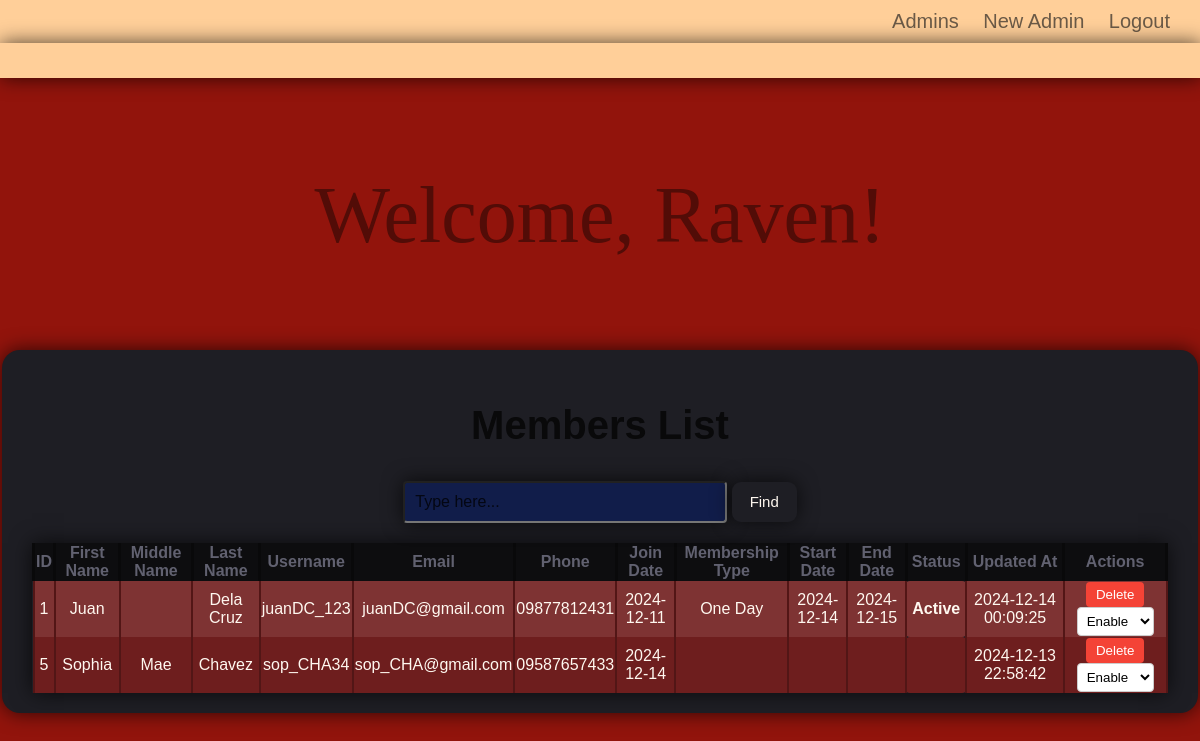
The page /dashboard.php (signed in) on the database its author committed.
### tables this page shows
CREATE TABLE `members` (
  `id` int(11) NOT NULL AUTO_INCREMENT,
  `first_name` varchar(50) NOT NULL,
  `middle_name` varchar(50) DEFAULT NULL,
  `last_name` varchar(50) NOT NULL,
  `username` varchar(25) NOT NULL,
  `password` varchar(255) NOT NULL,
  `email` varchar(100) NOT NULL,
  `phone` varchar(11) DEFAULT NULL,
  `join_date` date NOT NULL DEFAULT curdate(),
  `membership_type` enum('One Day','Weekly','Monthly','Yearly','Expired') DEFAULT NULL,
  `membership_start_date` date DEFAULT NULL,
  `membership_end_date` date GENERATED ALWAYS AS (case when `membership_type` = 'Monthly' then `membership_start_date` + interval 1 month when `membership_type` = 'Yearly' then `membership_start_date` + interval 1 year when `membership_type` = 'Weekly' then `membership_start_date` + interval 1 week when `membership_type` = 'One Day' then `membership_start_date` + interval 1 day else NULL end) STORED,
  `status` enum('Active','Disabled') NOT NULL DEFAULT 'Active',
  `updated_at` timestamp NOT NULL DEFAULT current_timestamp() ON UPDATE current_timestamp(),
  PRIMARY KEY (`id`),
  UNIQUE KEY `username` (`username`),
  UNIQUE KEY `password` (`password`),
  UNIQUE KEY `email` (`email`),
  UNIQUE KEY `phone` (`phone`)
);

### dashboard.php (the view, shortened to what this page needs)
<?php
require 'db.php';
$admin_username = isset($_SESSION['username']) ? $_SESSION['username'] : 'Admin';
$search = isset($_GET['search']) ? $_GET['search'] : '';
$sql = "SELECT * FROM members";
$params = [];
$stmt = $pdo->prepare($sql);
$stmt->execute($params);
$members = $stmt->fetchAll();
?>
<!DOCTYPE html>
<html lang="en">
<head>
    <link rel="stylesheet" href="Design/Dashboard.css">
</head>
<body>
    <nav>
        <div class="nav-content">
            <a href="list_admins.php">Admins</a>
            <a href="new_admin.php">New Admin</a>
            <a href="admin_login.php">Logout</a>
        </div>
    </nav>
    <div class="line"></div>
    <header>Welcome, <?php echo  htmlspecialchars($admin_username); ?>! </header>
    <section class="_list" id="Member_list">
        <h1>Members List</h1>
        <form class="search" method="GET" action="" style="margin-bottom: 20px;">
            <input type="text" name="search" placeholder="Type here..." value="<?php echo htmlspecialchars($search); ?>" class="search-input">
            <button type="submit" style="padding: 5px;">Find</button>
        </form>
        <div class="DATA">
            <table border="1">
                <thead>
                    <tr>
                        <th>ID</th>
                        <th>First Name</th>
                        <th>Middle Name</th>
                        <th>Last Name</th>
                        <th>Username</th>
                        <th>Email</th>
                        <th>Phone</th>
                        <th>Join Date</th>
                        <th>Membership Type</th>
                        <th>Start Date</th>
                        <th>End Date</th>
                        <th>Status</th>
                        <th>Updated At</th>
                        <th>Actions</th>
                    </tr>
                </thead>
            <tbody>
                    <?php if (count($members) > 0): ?>
                        <?php foreach ($members as $member): ?>
                            <tr>
                                <td><?php echo htmlspecialchars($member['id']); ?></td>
                                <td><?php echo htmlspecialchars($member['first_name']); ?></td>
                                <td><?php echo htmlspecialchars($member['middle_name']); ?></td>
                                <td><?php echo htmlspecialchars($member['last_name']); ?></td>
                                <td><?php echo htmlspecialchars($member['username']); ?></td>
                                <td><?php echo htmlspecialchars($member['email']); ?></td>
                                <td><?php echo htmlspecialchars($member['phone']); ?></td>
                                <td><?php echo htmlspecialchars($member['join_date']); ?></td>
                                <td><?php echo htmlspecialchars($member['membership_type']); ?></td>
                                <td><?php echo htmlspecialchars($member['membership_start_date']); ?></td>
                                <td><?php echo htmlspecialchars($member['membership_end_date']); ?></td>
                                <td class="status <?php echo strtolower(htmlspecialchars($member['status'])); ?>">
                                    <?php echo htmlspecialchars($member['status']); ?>
                                </td>
                                <td><?php echo htmlspecialchars($member['updated_at']); ?></td>
                                <td>
                                <form action="delete_member.php" method="POST" style="display:inline;">
                                        <button type="submit" onclick="return confirm('Are you sure you want to delete this member?');">Delete</button>
                                </form>
                                <form action="change_status.php" method="POST" style="display:inline;">
    <select name="status" onchange="this.form.submit()">
        <option value="Active" <?php echo ($member['status'] === 'Active' || $member['status'] === NULL) ? 'selected' : ''; ?>>Enable</option>
    </select>
</form>
                                </td>
                            </tr>
                        <?php endforeach; ?>
                    <?php else: ?>
                        <tr>
                            <td colspan="14" style="text-align: center;">No members found</td>
                        </tr>
                    <?php endif; ?>
                </tbody>
            </table>
        </div>
    </section>
</body>
</html>

### Design/Dashboard.css (style rules this page uses)
body { padding: 0; margin: 0; text-align: center; background-color: #92140c; font-family: 'Norwester', sans-serif; }
nav { background-color: #FFCF99; padding: 10px 20px; text-align: right; }
nav a { color: #6b5a47; text-align: right; padding: 15px 10px; text-decoration: none; font-size: 20px; }
.line { width: 100%; height: 35px; background-color: #FFCF99; position: relative; margin-bottom: 5px; box-shadow: 1px 0px 20px rgba(0, 0, 0, 0.7); }
header { padding: 87px; text-align: center; font-size: 80px; position: relative; color: #520c07; font-family: 'Norwester'; }
h1 { position: relative; font-size: 40px; color :#09090a }
.search-input { padding: 10px; font-size: 16px; box-shadow: 0px 0px 20px rgba(0, 0, 0, 0.7); border-radius: 4px; transition: background-color 0.3s, color 0.3s; background-color: #111D4A; color: #FFF8F0; width: 300px }
.search-input::placeholder { color: #040713; }
.search button { background-color: #1E1E24; color: #FFF8F0; padding: 5px 15px; border: none; border-radius: 9px; cursor: pointer; height: 40px; width: 65px; font-size: 15px; box-shadow: 0px 0px 20px rgba(0, 0, 0, 0.7); }
._list { justify-content: center; align-items: center; padding: 20px 30px; margin: 2px; background-color: #1E1E24; border-radius: 18px; box-shadow: 0px 0px 20px rgba(0, 0, 0, 0.7); transform: translateY(50px); animation: slideUp 0.3s cubic-bezier(0.4, 0, 0.2, 1) forwards; }
.DATA table { margin: 0 auto; position: inline; border-collapse: collapse; box-shadow: 0px 0px 20px rgba(0, 0, 0, 0.7); color: #FFF8F0; border: none; text-align: center; }
.DATA th, .DATA td { text-align: center; border: none; }
.DATA th { background-color: #0d0d0f; color: #616170; font-weight: bold; border-left: 3px solid #09090a; border-right: 3px solid #09090a; }
.DATA td { border-left: 2px solid #521616; border-right: 2px solid #521616; }
.DATA tr:nth-child(even) { background-color: #6e1e1e; }
.DATA tr:nth-child(odd) { background-color: #7e3333; }
.DATA td form { display: inline-block; }
.DATA button { background-color: #f44336; color: white; border: none; padding: 5px 10px; border-radius: 4px; cursor: pointer; }
.DATA select { padding: 5px; border: 1px solid #ccc; border-radius: 4px; background-color: #fff; cursor: pointer; }
.status { font-weight: bold; text-align: center; padding: 5px; border-radius: 4px; }

### rows shown on the page
members: id "1", first_name "Juan", last_name "Dela Cruz", username "juanDC_123", email "juanDC@gmail.com", phone "09877812431", join_date "2024-12-11", membership_type "One Day", membership_start_date "2024-12-14", membership_end_date "2024-12-15", status "Active", updated_at "2024-12-14 00:09:25", status "Enable"
members: id "5", first_name "Sophia", middle_name "Mae", last_name "Chavez", username "sop_CHA34", email "sop_CHA@gmail.com", phone "09587657433", join_date "2024-12-14", updated_at "2024-12-13 22:58:42"

### other values the page prints
$admin_username "Raven"
